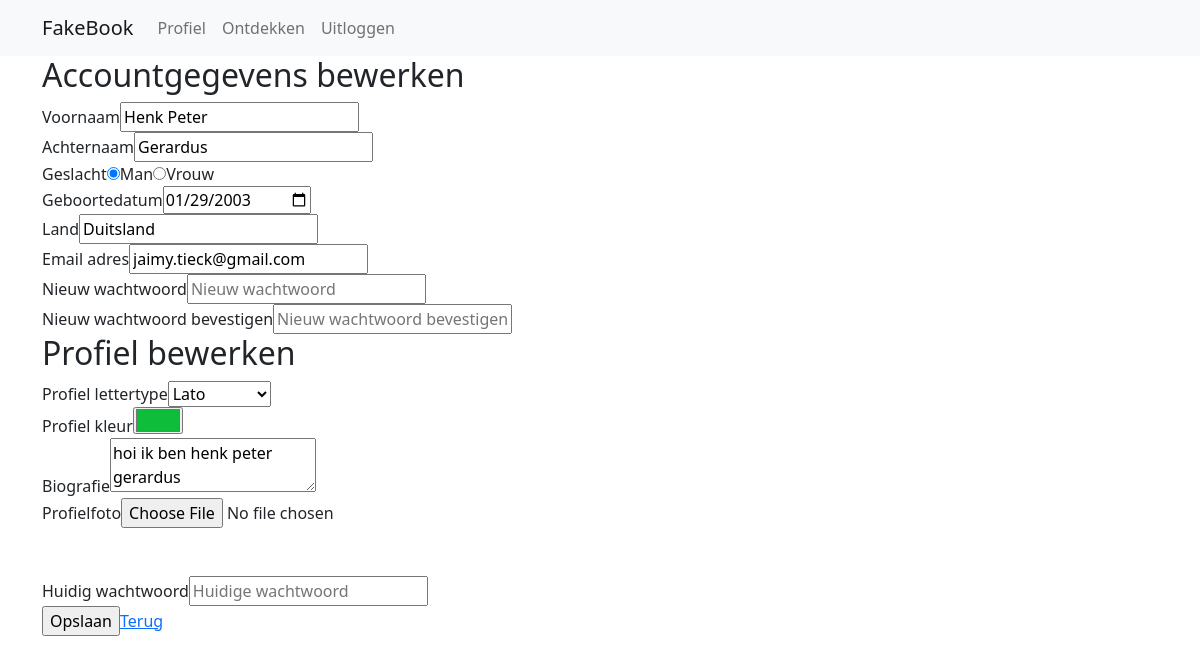
The page /index.php?page=6 (signed in) on the database its author committed.
### tables this page shows
CREATE TABLE `user` (
  `id` int(11) NOT NULL,
  `email` varchar(250) DEFAULT NULL,
  `password` text DEFAULT NULL,
  `firstName` varchar(100) DEFAULT NULL,
  `lastName` varchar(100) DEFAULT NULL,
  `country` varchar(100) DEFAULT NULL,
  `profilePicUrl` varchar(500) DEFAULT NULL,
  `biography` text DEFAULT NULL,
  `birthdate` date DEFAULT NULL,
  `gender` int(11) DEFAULT NULL,
  `profileFont` varchar(100) DEFAULT NULL,
  `profileColor` varchar(100) DEFAULT NULL
);

### content/content_editprofile.php (the view, shortened to what this page needs)
<?php
$showForm = true;
$errors = array();
if($_SERVER["REQUEST_METHOD"] == "POST"){
    $firstname = $_POST["firstname"];
    $lastname = $_POST["lastname"];
    $gender = $_POST["gender"];
    $birthdate = $_POST["birthdate"];
    $country = $_POST["country"];
    $email = $_POST["email"];
    $profileFont = $_POST["profileFont"];
    $profileColor = $_POST["profileColor"];
    $biography = $_POST["biography"];
    $newpassword = $_POST["newpassword"];
    $newpassword2 = $_POST["newpassword2"];
    $password = $_POST["password"];
    if(strlen($newpassword) > 0){
        if(strlen($newpassword) < 8){
            array_push($errors, "Je nieuwe wachtwoord moet minimaal 8 tekens zijn.");
        } else {
            if($newpassword != $newpassword2){
                array_push($errors, "Je nieuwe wachtwoord komt niet overeen.");
            }
        }
    }
    if(!count($errors) > 0){
        $sql = "SELECT password FROM user WHERE id=".$_SESSION["userId"];
        if($result = $db->prepare($sql)){
            $result->execute();
            if($result->rowCount() == 1){
                $result = $result->fetchAll(PDO::FETCH_ASSOC);
                if(password_verify($password, $result[0]["password"])){
                    $succes = true;
                    if(strlen($newpassword) > 0){
                        if($password != $newpassword){
                            $sql = "UPDATE user SET password='".password_hash($newpassword, PASSWORD_DEFAULT)."' WHERE id=".$_SESSION["userId"];
                            if($update = $db->prepare($sql)){
                                if(!$update->execute()){
                                    $succes = false;
                                }
                            } else {
                                $succes = false;
                            }
                        }
                    }
                    $sql = "UPDATE user SET firstname='".$firstname."',
                    lastname='".$lastname."',
                    gender='".$gender."',
                    birthdate='".$birthdate."',
                    country='".$country."',
                    email='".$email."',
                    profileFont='".$profileFont."',
                    profileColor='".$profileColor."',
                    biography='".$biography."'
                    WHERE id='".$_SESSION["userId"]."'";
                    if($update2 = $db->prepare($sql)){
                        if(!$update2->execute()){
                            $succes = false;
                        }
                    } else {
                        $succes = false;
                    }
                    $uploaddir = 'uploads/';
                    $uploadfile = $uploaddir . basename($_FILES['profilePicture']['name']);
                    $allowed = array('png', 'jpg');
                    $filename = $_FILES['profilePicture']['name'];
                    $ext = pathinfo($filename, PATHINFO_EXTENSION);
                    if (!in_array($ext, $allowed)) {
                        array_push($errors, "Ongeldig bestandstype.");
                    } else {
                        if (move_uploaded_file($_FILES['profilePicture']['tmp_name'], $uploadfile)) {
                            $sql = "UPDATE user SET profilePicUrl='".$filename."' WHERE id=".$_SESSION["userId"];
                            if($update = $db->prepare($sql)){
                                if(!$update->execute()){
                                    $succes = false;
                                }
                            } else {
                                $succes = false;
                            }
                        } else {
                            $succes = false;
                        }
                    }
                    if($succes = true){
                        $returnMessage = "Je wijzigingen zijn opgeslagen!";
                    } else {
                        $returnMessage = "Je wijzigingen konden niet worden opgeslagen.";
                    }
                } else {
                    array_push($errors, "Je wachtwoord is incorrect.");
                }
            } else {
                array_push($errors, "Je gegevens konden niet worden opgehaald (1)");
            }
        } else {
            array_push($errors, "Je gegevens konden niet worden opgehaald (2)");
        }
    }
} else {
    $firstname = "";
    $lastname = "";
    $gender = "";
    $birthdate = "";
    $country = "";
    $email = "";
    $profileFont = "";
    $profileColor = "";
    $biography = "";
    $sql = "SELECT firstname, lastname, gender, birthdate, country, email, profileFont, profileColor, biography FROM user WHERE id=".$_SESSION["userId"]." LIMIT 1";
    if($result = $db->prepare($sql)){
        $result->execute();
        if($result->rowCount() > 0){
            $result = $result->fetchAll(PDO::FETCH_ASSOC);
            $result = $result[0];
            $firstname = $result["firstname"];
            $lastname = $result["lastname"];
            $gender = $result["gender"];
            $birthdate = $result["birthdate"];
            $country = $result["country"];
            $email = $result["email"];
            $profileFont = $result["profileFont"];
            $profileColor = $result["profileColor"];
            $biography = $result["biography"];
        }
    }
}
if($showForm){
    echo "<form method=\"POST\" enctype=\"multipart/form-data\">";
        echo "<h2>Accountgegevens bewerken</h2>";
        echo "<div class=\"form-input\">";
            echo "<label>Voornaam</label>";
            echo "<input type=\"text\" name=\"firstname\" value=\"".$firstname."\" placeholder=\"Voornaam\" required>";
        echo "</div>";
        echo "<div class=\"form-input\">";
            echo "<label>Achternaam</label>";
            echo "<input type=\"text\" name=\"lastname\" value=\"".$lastname."\" placeholder=\"Achternaam\" required>";
        echo "</div>";
        echo "<div class=\"form-input\">";
            echo "<label>Geslacht</label>";
            $genderOptions = array("Man", "Vrouw");
            for($i = 0; $i < count($genderOptions); $i++){
                if($gender == $i){
                    echo "<input type=\"radio\" name=\"gender\" id=\"gender_".$i."\" value=\"".$i."\" checked required>";
                } else {
                    echo "<input type=\"radio\" name=\"gender\" id=\"gender_".$i."\" value=\"".$i."\" required>";
                }
                echo "<label for=\"gender_".$i."\">".$genderOptions[$i]."</label>";
            }
        echo "</div>";
        echo "<div class=\"form-input\">";
            echo "<label>Geboortedatum</label>";
            echo "<input type=\"date\" name=\"birthdate\" value=\"".$birthdate."\" placeholder=\"Geboortedatum\" required>";
        echo "</div>";
        echo "<div class=\"form-input\">";
            echo "<label>Land</label>";
            echo "<input type=\"text\" name=\"country\" value=\"".$country."\" placeholder=\"Land\" required>";
        echo "</div>";
        echo "<div class=\"form-input\">";
            echo "<label>Email adres</label>";
            echo "<input type=\"email\" name=\"email\" value=\"".$email."\" placeholder=\"Email adres\" required>";
        echo "</div>";
        echo "<div class=\"form-input\">";
            echo "<label>Nieuw wachtwoord</label>";
            echo "<input type=\"password\" name=\"newpassword\" placeholder=\"Nieuw wachtwoord\">";
        echo "</div>";
        echo "<div class=\"form-input\">";
            echo "<label>Nieuw wachtwoord bevestigen</label>";
            echo "<input type=\"password\" name=\"newpassword2\" placeholder=\"Nieuw wachtwoord bevestigen\">";
        echo "</div>";
        echo "<h2>Profiel bewerken</h2>";
        echo "<div class=\"form-input\">";
            $fontOptions = array("Roboto", "Lato", "Open Sans", "Poppins");
            echo "<label>Profiel lettertype</label>";
            echo "<select name=\"profileFont\" placeholder=\"Profiel lettertype\" required>";
                for($i = 0; $i < count($fontOptions); $i++){
                    if(strtolower($profileFont) == strtolower($fontOptions[$i]))
                        echo "<option value=\"".$fontOptions[$i]."\" selected>".$fontOptions[$i]."</option>";
                    else
                        echo "<option value=\"".$fontOptions[$i]."\">".$fontOptions[$i]."</option>";
                }
            echo "</select>";
        echo "</div>";
        echo "<div class=\"form-input\">";
            echo "<label>Profiel kleur</label>";
            echo "<input type=\"color\" value=\"".$profileColor."\" name=\"profileColor\" placeholder=\"Profiel kleur\" required>";
        echo "</div>";
        echo "<div class=\"form-input\">";
            echo "<label>Biografie</label>";
            echo "<textarea placeholder=\"Biografie\" name=\"biography\">".$biography."</textarea>";
        echo "</div>";
        echo "<div class=\"form-input\">";
            echo "<label>Profielfoto</label>";
            echo "<input type=\"file\" name=\"profilePicture\">";
        echo "</div>";
        echo "<br><br>";
        echo "<div class=\"form-input\">";
            echo "<label>Huidig wachtwoord</label>";
            echo "<input type=\"password\" name=\"password\" placeholder=\"Huidige wachtwoord\" required>";
        echo "</div>";
        echo "<div class=\"form-input\">";
            echo "<input name=\"submit\" type=\"submit\" value=\"Opslaan\" class=\"buton\">";
            echo "<a href=\"index.php?profileId=".$_SESSION["userId"]."\" class=\"buton\">Terug</a>";
        echo "</div>";
    echo "</form>";
}

### rows shown on the page
user: firstname "Henk Peter", lastname "Gerardus", birthdate "01/29/2003", country "Duitsland", email "jaimy.tieck@gmail.com", profileFont "Lato", profileColor "#0ebe3a", biography "hoi ik ben henk peter gerardus"

### other values the page prints
$genderOptions[$i] "Man"
$genderOptions[$i] "Vrouw"
